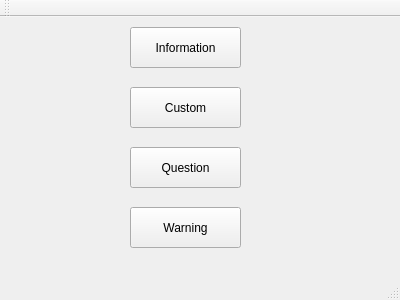
<?xml version="1.0" encoding="UTF-8"?>
<ui version="4.0">
 <class>MainWindow</class>
 <widget class="QMainWindow" name="MainWindow">
  <property name="geometry">
   <rect>
    <x>0</x>
    <y>0</y>
    <width>400</width>
    <height>300</height>
   </rect>
  </property>
  <property name="windowTitle">
   <string>MainWindow</string>
  </property>
  <widget class="QWidget" name="centralWidget">
   <widget class="QPushButton" name="pushButton">
    <property name="geometry">
     <rect>
      <x>130</x>
      <y>10</y>
      <width>111</width>
      <height>41</height>
     </rect>
    </property>
    <property name="text">
     <string>Information</string>
    </property>
   </widget>
   <widget class="QPushButton" name="pushButton_2">
    <property name="geometry">
     <rect>
      <x>130</x>
      <y>70</y>
      <width>111</width>
      <height>41</height>
     </rect>
    </property>
    <property name="text">
     <string>Custom</string>
    </property>
   </widget>
   <widget class="QPushButton" name="pushButton_3">
    <property name="geometry">
     <rect>
      <x>130</x>
      <y>130</y>
      <width>111</width>
      <height>41</height>
     </rect>
    </property>
    <property name="text">
     <string>Question</string>
    </property>
   </widget>
   <widget class="QPushButton" name="pushButton_4">
    <property name="geometry">
     <rect>
      <x>130</x>
      <y>190</y>
      <width>111</width>
      <height>41</height>
     </rect>
    </property>
    <property name="text">
     <string>Warning</string>
    </property>
   </widget>
  </widget>
  <widget class="QMenuBar" name="menuBar">
   <property name="geometry">
    <rect>
     <x>0</x>
     <y>0</y>
     <width>400</width>
     <height>25</height>
    </rect>
   </property>
  </widget>
  <widget class="QToolBar" name="mainToolBar">
   <attribute name="toolBarArea">
    <enum>TopToolBarArea</enum>
   </attribute>
   <attribute name="toolBarBreak">
    <bool>false</bool>
   </attribute>
  </widget>
  <widget class="QStatusBar" name="statusBar"/>
 </widget>
 <layoutdefault spacing="6" margin="11"/>
 <resources/>
 <connections/>
</ui>
